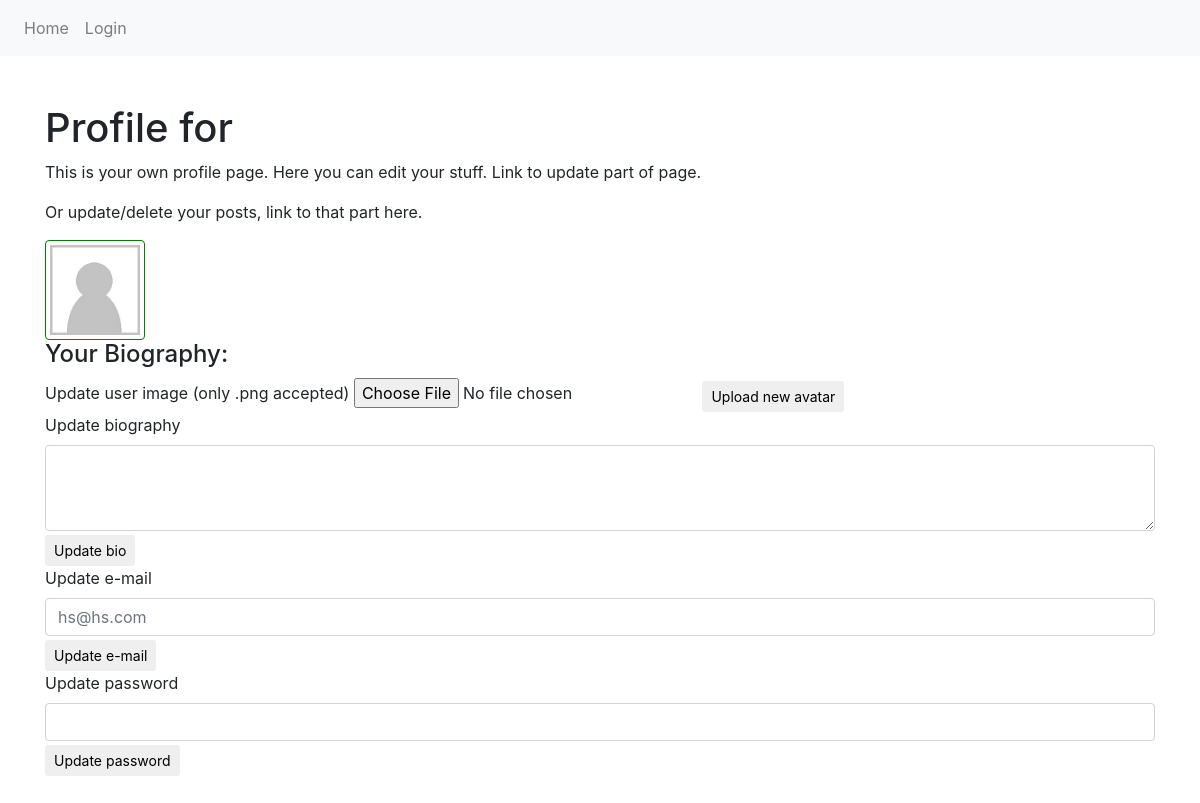
The page /profile.php on the database as committed earlier.
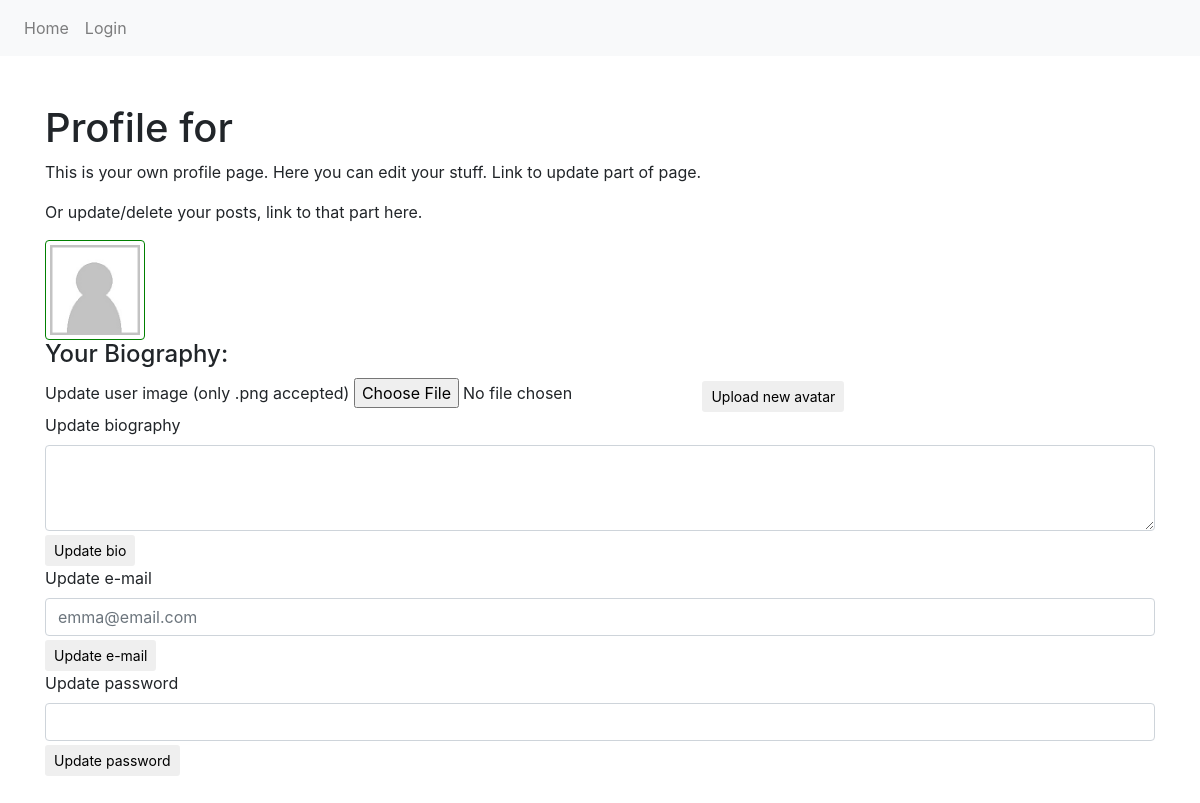
The same page on the database as committed later.
### tables this page shows
CREATE TABLE "User" (
	`user_id`	INTEGER NOT NULL PRIMARY KEY AUTOINCREMENT,
	`username`	TEXT NOT NULL UNIQUE,
	`email`	TEXT NOT NULL,
	`password`	TEXT NOT NULL,
	`bio`	TEXT,
	`avatar`	TEXT
);

### profile.php (the view, shortened to what this page needs)
<?php
require __DIR__.'/views/header.php';
$userSession = $_SESSION['userSession'] ?? false;
?>
<article>
  <h1>Profile for <?php echo $userSession['username'] ?></h1>
  <p>This is your own profile page. Here you can edit your stuff. Link to update part of page.</p>
  <p>Or update/delete your posts, link to that part here.</p>
</article>
<article>
<form action="upload.php" method="post" enctype="multipart/form-data">
    <?php if (!isset($userSession['avatar'])): ?>
      <img src="uploads/profilestart.png" alt="default" class="img-thumbnail">
    <?php else : ?>
      <img src="uploads/<?php echo $userSession['avatar']; ?>" class="img-thumbnail">
    <?php endif; ?>
      <h4>Your Biography:</h4>
  <label for="avatar">Update user image (only .png accepted)</label>
  <input type="file" name="avatar" accept=".png" required>
  <button type="submit" class="btn btn-sm mt-1">Upload new avatar</button>
</article>
<?php
$statement = $pdo->prepare('SELECT * FROM User');
$statement->execute();
$results = $statement->fetchAll(PDO::FETCH_ASSOC);
foreach ($results as $result) {
  $bio = $result['bio'];
  $email = $result['email'];
} ?>
    <form action="/app/auth/updateprofile.php" method="POST">
        <label for="textarea">Update biography</label>
        <textarea class="form-control" name="bio" rows="3"><?php echo $bio; ?></textarea>
        <button type="submit" class="btn btn-sm mt-1">Update bio</button>
    </form>
    <form action="/app/auth/updateprofile.php" method="POST">
        <label for="input">Update e-mail</label>
        <input class="form-control" name="email" placeholder="<?php echo $email; ?>"></input>
        <button type="submit" class="btn btn-sm mt-1">Update e-mail</button>
    </form>
    <form action="/app/auth/updateprofile.php" method="POST">
        <label for="input">Update password</label>
        <input class="form-control" name="password" type="password"></input>
        <button type="submit" class="btn btn-sm mt-1">Update password</button>
    </form>
<?php require __DIR__.'/views/footer.php'; ?>

Rows that differ between the two databases and show on the page:
no longer on this page (row unchanged): user: email "hs@hs.com"
added user: email "emma@email.com"
